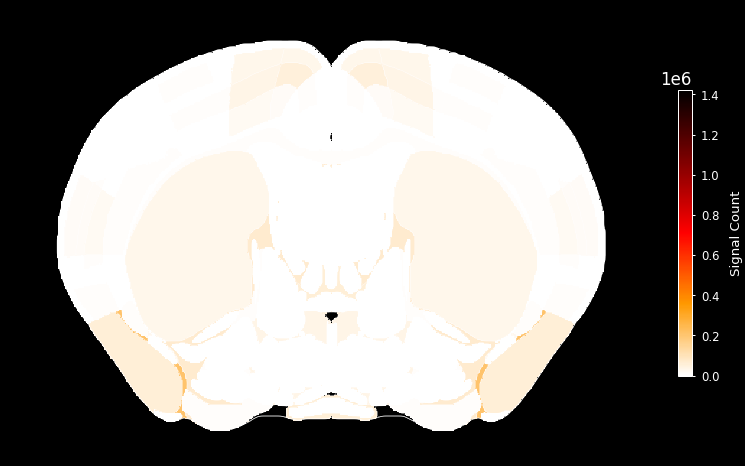
#> input picture .tmp_slice_test.png, 745 x 466 px
$ python scattering_removal.py ../../.tmp_slice_test.png
#> lines starting #> are read from the running program, lines starting #| are printed output that depends on the picture
import cv2
import numpy as np
import sys
import os
import tifffile
import argparse


def remove_scattering(image_path: str, sigma: float = 50.0, weight: float = 1.0, accelerate: bool = True) -> None:
    """
    Remove scattering/halo background after Tophat using Gaussian background estimation.

    思路：Tophat去掉大背景后，仍有散射光晕。用高斯模糊估计局部背景，然后减法去掉光晕。

    Parameters:
        image_path: 输入图像路径
        sigma: 高斯sigma，越大背景越平滑。一般是你感兴趣结构直径的2-3倍。
        weight: 背景减法权重，result = img - weight * background
        accelerate: 如果True，用降采样加速（大sigma时加速明显，精度损失可忽略）
    """
#> called with image_path = '../../.tmp_slice_test.png', sigma = 50, weight = 1, accelerate = True
    if image_path.lower().endswith(('.tif', '.tiff')):
        img = tifffile.imread(image_path)
    else:
        img = cv2.imread(image_path, cv2.IMREAD_GRAYSCALE)
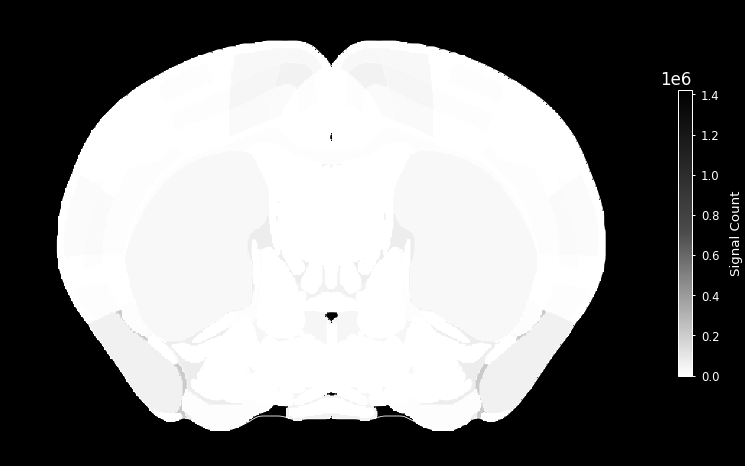
#> img: shape (466, 745); min 0, max 255, mean 128.4

    if img is None:
        raise FileNotFoundError(f"Cannot read image: {image_path}")

    dtype = img.dtype
    if len(img.shape) == 3:
        if img.shape[2] == 1:
            img = img[:, :, 0]

    img_float = img.astype(np.float64)
    height, width = img_float.shape
#> height = 466; width = 745

    # Accelerate by downsampling for large sigma: Gaussian blur on smaller image is much faster
    if accelerate and sigma > 20 and min(height, width) > 500:
        # Calculate downsample ratio based on sigma
        downsample_ratio = max(2, int(sigma / 20))
        new_h = max(1, height // downsample_ratio)
        new_w = max(1, width // downsample_ratio)

        # Downsample
        img_down = cv2.resize(img_float, (new_w, new_h))
        sigma_down = sigma / downsample_ratio

        # Gaussian blur on small image
        background_down = cv2.GaussianBlur(img_down, ksize=(0, 0), sigmaX=sigma_down, sigmaY=sigma_down)

        # Upsample back to original size
        background = cv2.resize(background_down, (width, height), interpolation=cv2.INTER_CUBIC)
    else:
        # Direct blur on original size
        background = cv2.GaussianBlur(img_float, ksize=(0, 0), sigmaX=sigma, sigmaY=sigma)
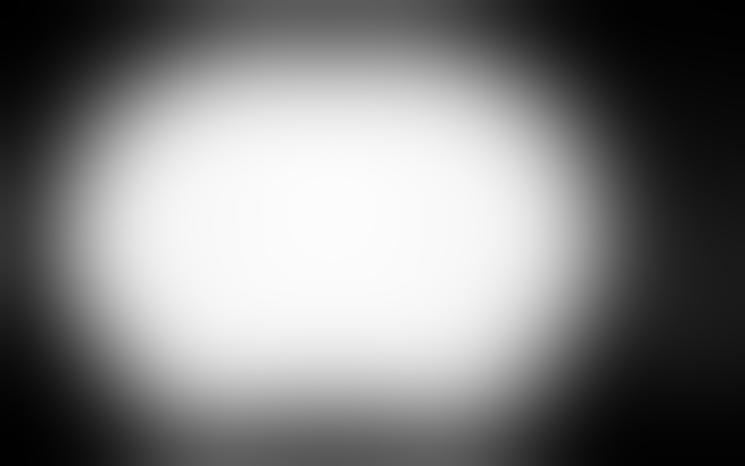
#> background: shape (466, 745) float64; min 0.707, max 252.9, mean 128.5

    result = np.clip(img_float - weight * background, 0, None)
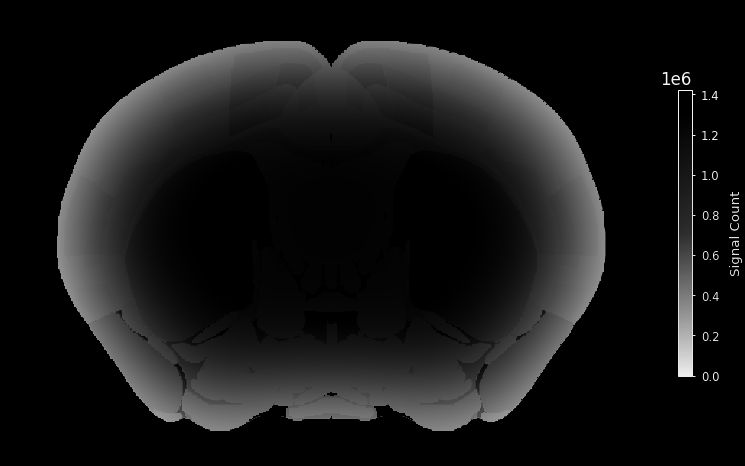
#> result: shape (466, 745) float64; min 0, max 248.1, mean 23.4

    if np.issubdtype(dtype, np.integer):
        max_val = np.iinfo(dtype).max
#> max_val = 255
        result = np.clip(result, 0, max_val).astype(dtype)
    else:
        result = result.astype(dtype)

    dir_path = os.path.dirname(image_path) if os.path.dirname(image_path) else '.'
    filename = os.path.basename(image_path)
    name, ext = os.path.splitext(filename)
    output_path = os.path.join(dir_path, f"{name}_scatter_removed{ext}")

    if output_path.lower().endswith(('.tif', '.tiff')):
        tifffile.imwrite(output_path, result, compression=None)
    else:
        if result.dtype != np.uint8:
            result = (result / result.max() * 255).astype(np.uint8)
        cv2.imwrite(output_path, result)

    if accelerate and sigma > 20:
        print(f"Scattering removal result saved to: {output_path}")
        print(f"  Parameters: sigma={sigma}, weight={weight}, accelerated=Yes")
    else:
        print(f"Scattering removal result saved to: {output_path}")
        print(f"  Parameters: sigma={sigma}, weight={weight}, accelerated=No")


def main():
    parser = argparse.ArgumentParser(description="Remove scattering/halo background after Tophat.")
    parser.add_argument("image_path", type=str, help="Input image path (usually after Tophat)")
    parser.add_argument("--sigma", type=float, default=50.0, help="Gaussian sigma for background estimation (default: 50)")
    parser.add_argument("--weight", type=float, default=1.0, help="Subtraction weight: result = img - weight * background (default: 1.0)")
    parser.add_argument("--no-accelerate", action="store_true", help="Disable downsampling acceleration (slower but more accurate)")

    args = parser.parse_args()
    accelerate = not args.no_accelerate
    remove_scattering(args.image_path, sigma=args.sigma, weight=args.weight, accelerate=accelerate)


if __name__ == "__main__":
    main()
